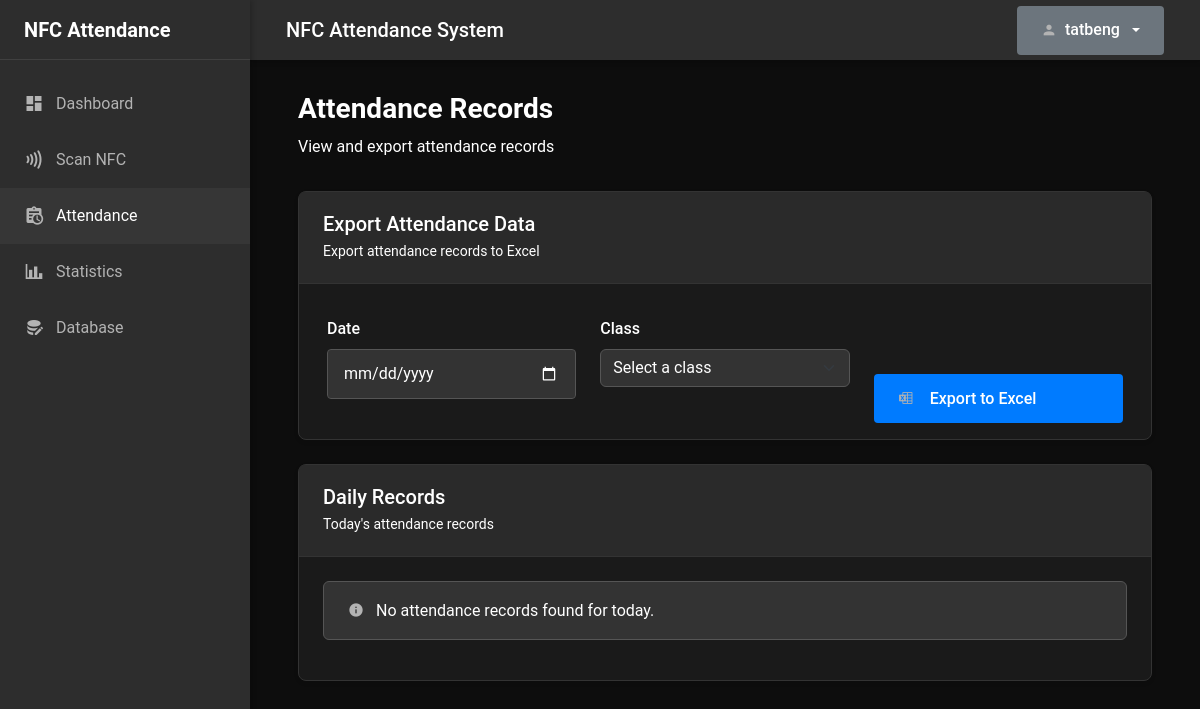
The page /attendance (signed in) on the database as committed earlier.
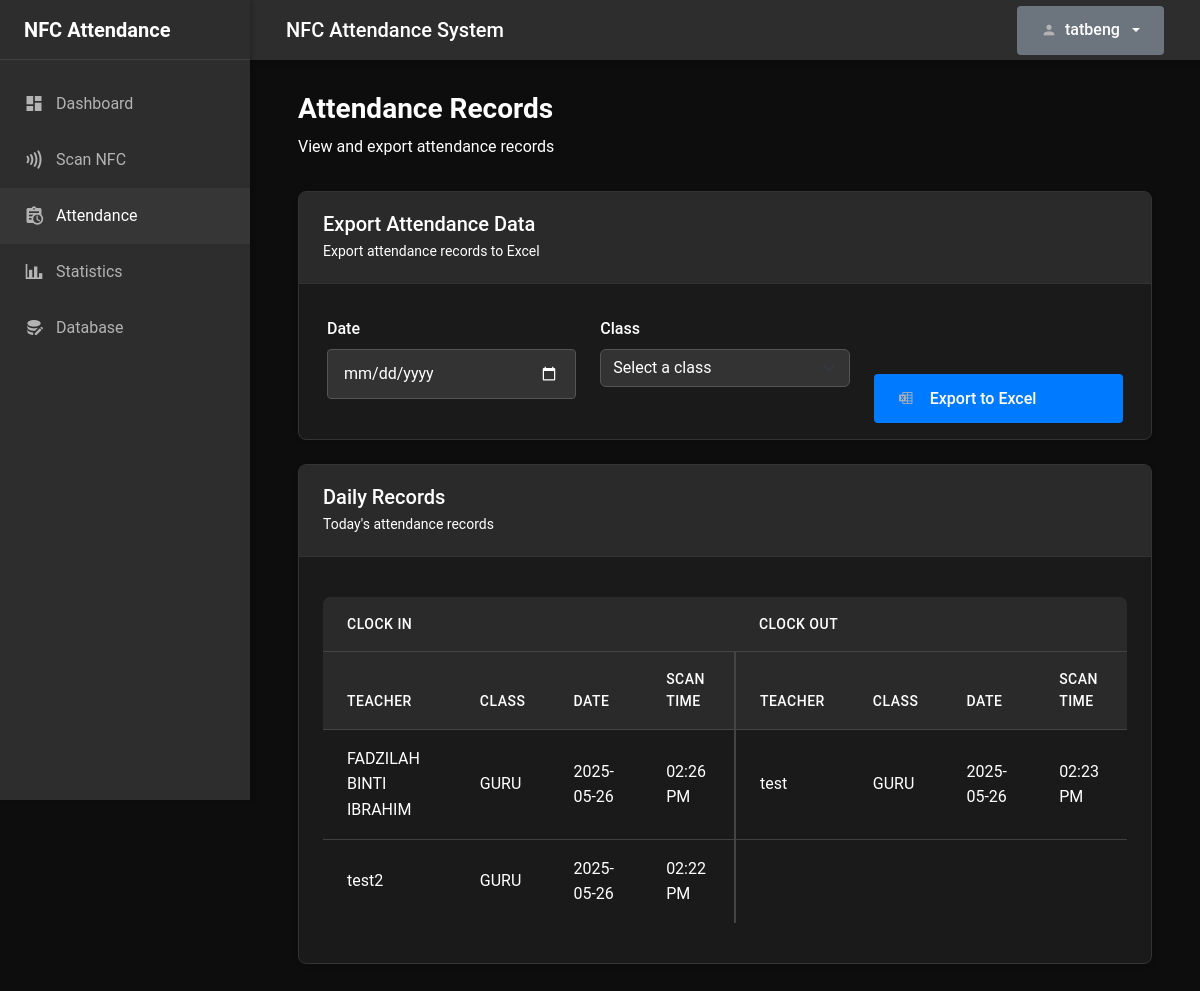
The same page on the database as committed later.
### tables this page shows
CREATE TABLE attendance (
                id INTEGER PRIMARY KEY AUTOINCREMENT,
                teacher_id INTEGER NOT NULL,
                date TEXT NOT NULL,
                scan_time TEXT NOT NULL,
                scan_type TEXT NOT NULL,
                FOREIGN KEY (teacher_id) REFERENCES teachers(id)
            );

CREATE TABLE teachers (
            id INTEGER PRIMARY KEY AUTOINCREMENT,
            name TEXT NOT NULL,
            class TEXT NOT NULL,
            card_id TEXT NOT NULL UNIQUE
        );

### app.py (the view)
@app.route('/attendance')
@login_required
def attendance():
    conn = get_db_connection()
    today = date.today().isoformat()  # Get today's date in YYYY-MM-DD format
    records = conn.execute('''
        SELECT a.id, t.name, t.class, t.id as teacher_id, a.date, a.scan_time, a.scan_type
        FROM attendance a
        JOIN teachers t ON a.teacher_id = t.id
        WHERE a.date = ?
        ORDER BY a.scan_time DESC
    ''', (today,)).fetchall()
    records = [dict(record) for record in records]
    for record in records:
        if not record['scan_type']:
            print(f"Warning: Record with ID {record['id']} for teacher {record['name']} on {record['date']} has no scan_type.")
    daily_records = {}
    for record in records:
        record_date = record['date']
        if record_date not in daily_records:
            daily_records[record_date] = []
        daily_records[record_date].append(record)
    clock_in_out_records = {}
    for record_date, date_records in daily_records.items():
        clock_in_out_records[record_date] = {'clock_in': [], 'clock_out': []}
        teacher_scans = {}
        for record in date_records:
            teacher_id = record['teacher_id']
            if teacher_id not in teacher_scans:
                teacher_scans[teacher_id] = []
            teacher_scans[teacher_id].append(record)
        for teacher_id, scans in teacher_scans.items():
            has_clock_out = any(scan['scan_type'] == 'clock_out' for scan in scans)
            has_clock_in = any(scan['scan_type'] == 'clock_in' for scan in scans)
            teacher_record = scans[0].copy()  # Base record for teacher info
            if has_clock_out:
                clock_out_scan = next((scan for scan in scans if scan['scan_type'] == 'clock_out'), None)
                if clock_out_scan:
                    time_obj = datetime.strptime(clock_out_scan['scan_time'], '%H:%M:%S')
                    teacher_record['scan_time'] = time_obj.strftime('%I:%M %p')  # e.g., "11:40 AM"
                    clock_in_out_records[record_date]['clock_out'].append(teacher_record)
                else:
                    print(f"Warning: Teacher {teacher_record['name']} on {record_date} has no clock_out scan but has_clock_out is True.")
            elif has_clock_in:
                clock_in_scan = next((scan for scan in scans if scan['scan_type'] == 'clock_in'), None)
                if clock_in_scan:
                    time_obj = datetime.strptime(clock_in_scan['scan_time'], '%H:%M:%S')
                    teacher_record['scan_time'] = time_obj.strftime('%I:%M %p')  # e.g., "08:47 AM"
                    clock_in_out_records[record_date]['clock_in'].append(teacher_record)
                else:
                    print(f"Warning: Teacher {teacher_record['name']} on {record_date} has no clock_in scan but has_clock_in is True.")
            else:
                print(f"Error: Teacher {teacher_record['name']} on {record_date} has no valid clock_in or clock_out scans. Scan types: {[scan['scan_type'] for scan in scans]}")
    teachers = conn.execute('SELECT DISTINCT class FROM teachers ORDER BY class').fetchall()
    teachers = [dict(teacher) for teacher in teachers]
    conn.close()
    return render_template('attendance.html', clock_in_out_records=clock_in_out_records, teachers=teachers)

### app.py (called while the page is built)
def get_db_connection():
    conn = sqlite3.connect(DB_PATH)
    conn.row_factory = sqlite3.Row
    return conn

def login_required(f):
    @wraps(f)
    def wrap(*args, **kwargs):
        if 'username' not in session:
            flash('Please login to access this page.', 'error')
            return redirect(url_for('login'))
        if inspect.iscoroutinefunction(f):
            return f(*args, **kwargs)
        return f(*args, **kwargs)
    return wrap

### templates/attendance.html (shortened to what this page needs)
{% extends "base.html" %}
{% block content %}
<div class="content-header">
    <h1 class="content-title">Attendance Records</h1>
    <p class="content-subtitle">View and export attendance records</p>
</div>
<div class="card mb-4">
    <div class="card-header">
        <h2 class="card-title">Export Attendance Data</h2>
        <p class="card-subtitle">Export attendance records to Excel</p>
    </div>
    <div class="card-body">
        <form method="POST" action="{{ url_for('export_excel') }}" class="row g-3">
            <div class="col-md-4">
                <div class="form-group">
                    <label class="form-label">Date</label>
                    <input type="date" class="form-control" id="date" name="selected_date" required>
                </div>
            </div>
            <div class="col-md-4">
                <div class="form-group">
                    <label class="form-label">Class</label>
                    <select class="form-select" id="class" name="selected_class" required>
                        <option value="" disabled selected>Select a class</option>
                    </select>
                </div>
            </div>
            <div class="col-md-4 d-flex align-items-end">
                <button type="submit" class="btn btn-primary w-100">
                    <span class="mdi mdi-microsoft-excel me-2"></span>
                    Export to Excel
                </button>
            </div>
        </form>
    </div>
</div>
<div class="card">
    <div class="card-header">
        <h2 class="card-title">Daily Records</h2>
        <p class="card-subtitle">Today's attendance records</p>
    </div>
    <div class="card-body">
        {% if clock_in_out_records %}
        <div class="table-container">
            <table class="table">
                <thead>
                    <tr>
                        <th colspan="4">Clock In</th>
                        <th colspan="4">Clock Out</th>
                    </tr>
                    <tr>
                        <th>Teacher</th>
                        <th>Class</th>
                        <th>Date</th>
                        <th>Scan Time</th>
                        <th>Teacher</th>
                        <th>Class</th>
                        <th>Date</th>
                        <th>Scan Time</th>
                    </tr>
                </thead>
                <tbody>
                    {% for date, records in clock_in_out_records.items() %}
                        {% set max_rows = [records.clock_in|length, records.clock_out|length]|max %}
                        {% for i in range(max_rows) %}
                        <tr>
                            {% if i < records.clock_in|length %}
                                <td>{{ records.clock_in[i].name }}</td>
                                <td>{{ records.clock_in[i].class }}</td>
                                <td>{{ records.clock_in[i].date }}</td>
                                <td>{{ records.clock_in[i].scan_time }}</td>
                            {% else %}
                                <td></td>
                                <td></td>
                                <td></td>
                                <td></td>
                            {% endif %}
                            {% if i < records.clock_out|length %}
                                <td>{{ records.clock_out[i].name }}</td>
                                <td>{{ records.clock_out[i].class }}</td>
                                <td>{{ records.clock_out[i].date }}</td>
                                <td>{{ records.clock_out[i].scan_time }}</td>
                            {% else %}
                                <td></td>
                                <td></td>
                                <td></td>
                                <td></td>
                            {% endif %}
                        </tr>
                        {% endfor %}
                    {% endfor %}
                </tbody>
            </table>
        </div>
        {% else %}
        <div class="alert alert-info">
            <span class="mdi mdi-information me-2"></span>
            No attendance records found for today.
        </div>
        {% endif %}
    </div>
</div>
{% endblock %}

### templates/base.html (shortened to what this page needs)
<!DOCTYPE html>
<html lang="en">
<head>
    <link href="https://cdn.jsdelivr.net/npm/bootstrap@5.3.0/dist/css/bootstrap.min.css" rel="stylesheet">
    <link rel="stylesheet" href="https://cdn.jsdelivr.net/npm/@mdi/font@7.2.96/css/materialdesignicons.min.css">
    <link rel="stylesheet" href="{{ url_for('static', filename='css/style.css') }}">
</head>
<body>
    <div class="sidebar" id="sidebar">
        <div class="sidebar-header">
            <a href="{{ url_for('index') }}" class="navbar-brand">NFC Attendance</a>
        </div>
        <nav class="sidebar-nav">
            <ul class="nav-list">
                <li class="nav-item">
                    <a href="{{ url_for('index') }}" class="sidebar-link {% if request.endpoint == 'index' %}active{% endif %}">
                        <span class="mdi mdi-view-dashboard"></span>
                        Dashboard
                    </a>
                </li>
                <li class="nav-item">
                    <a href="{{ url_for('scan') }}" class="sidebar-link {% if request.endpoint == 'scan' %}active{% endif %}">
                        <span class="mdi mdi-contactless-payment"></span>
                        Scan NFC
                    </a>
                </li>
                <li class="nav-item">
                    <a href="{{ url_for('attendance') }}" class="sidebar-link {% if request.endpoint == 'attendance' %}active{% endif %}">
                        <span class="mdi mdi-clipboard-text-clock"></span>
                        Attendance
                    </a>
                </li>
                <li class="nav-item">
                    <a href="{{ url_for('statistics') }}" class="sidebar-link {% if request.endpoint == 'statistics' %}active{% endif %}">
                        <span class="mdi mdi-chart-bar"></span>
                        Statistics
                    </a>
                </li>
                {% if 'username' in session and session['username'] == 'tatbeng' %}
                <li class="nav-item">
                    <a href="{{ url_for('edit_db') }}" class="sidebar-link {% if request.endpoint == 'edit_db' %}active{% endif %}">
                        <span class="mdi mdi-database-edit"></span>
                        Database
                    </a>
                </li>
                {% endif %}
            </ul>
        </nav>
    </div>
    <div class="navbar">
        <div class="container-fluid">
            <div class="navbar-brand d-none d-lg-block">NFC Attendance System</div>
            <div class="nav-right">
                {% if 'username' in session %}
                <div class="dropdown">
                    <button class="btn btn-secondary dropdown-toggle" type="button" id="userDropdown" data-bs-toggle="dropdown">
                        <span class="mdi mdi-account"></span>
                        {{ session['username'] }}
                    </button>
                </div>
                {% else %}
                <a href="{{ url_for('login') }}" class="btn btn-primary">
                    <span class="mdi mdi-login"></span> Login
                </a>
                {% endif %}
            </div>
        </div>
    </div>
    <main class="main-content">
        <div class="container">
            {% block content %}{% endblock %}
        </div>
    </main>
</body>
</html>

### templates/attendance.html (style rules this page uses)
body { background-color: #0d0d0d !important; color: white !important; }
.content-header, .content-title, .content-subtitle { color: white !important; }
.card { background-color: #1a1a1a !important; color: white !important; border: 1px solid #333 !important; }
.card-header { background-color: #2a2a2a !important; color: white !important; border-bottom: 1px solid #333 !important; }
.card-title, .card-subtitle { color: white !important; }
.form-control, .form-select { background-color: #333 !important; color: white !important; border-color: #555 !important; }
.form-control::placeholder, .form-select::placeholder { color: #aaa !important; opacity: 1 !important; }
.form-label { color: white !important; }
.table { color: white !important; background-color: #1a1a1a !important; }
.table thead { background-color: #2a2a2a !important; color: white !important; border-bottom: 1px solid #444 !important; }
.table th { background-color: #2a2a2a !important; color: white !important; border-bottom: 1px solid #444 !important; }
.table tbody { background-color: #1a1a1a !important; }
.table td { background-color: #1a1a1a !important; color: white !important; border-top: 1px solid #444 !important; }
.table th:nth-child(4), .table td:nth-child(4) { border-right: 2px solid #444 !important; }
.btn-primary { background-color: #007bff !important; border-color: #007bff !important; color: white !important; }

Rows that differ between the two databases and show on the page:
added attendance: name "FADZILAH BINTI IBRAHIM" "test2", class "GURU" "GURU", date "2025-05-26" "2025-05-26", clock_in "02:26 PM" "02:22 PM", name "test", class "GURU", date "2025-05-26", clock_out "02:23 PM"
Other text that changed with them:
text no longer shown: "No attendance records found for today."
text now shown: "CLOCK IN CLOCK OUT TEACHER CLASS DATE SCAN TIME TEACHER CLASS DATE SCAN TIME"
